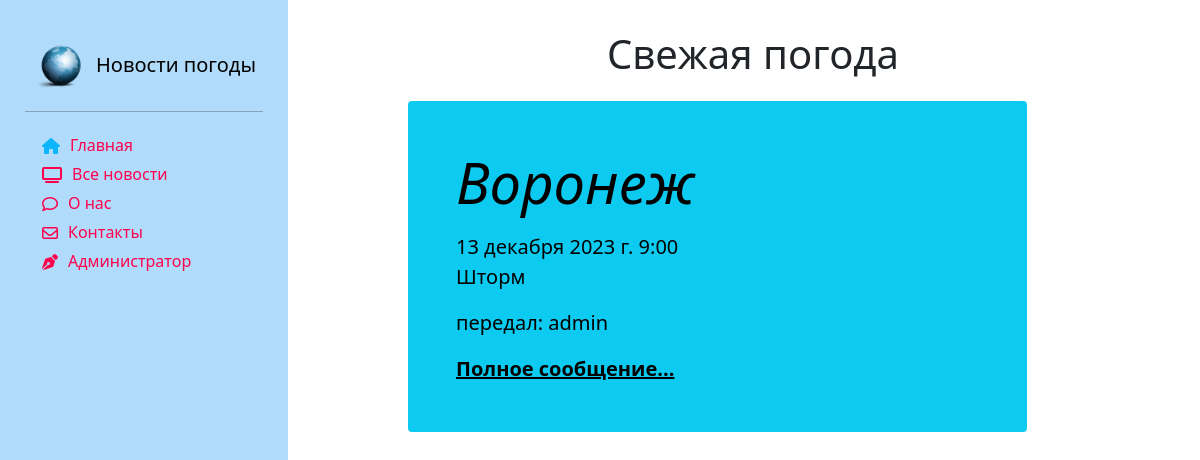
/, run on an earlier commit of the app's database.
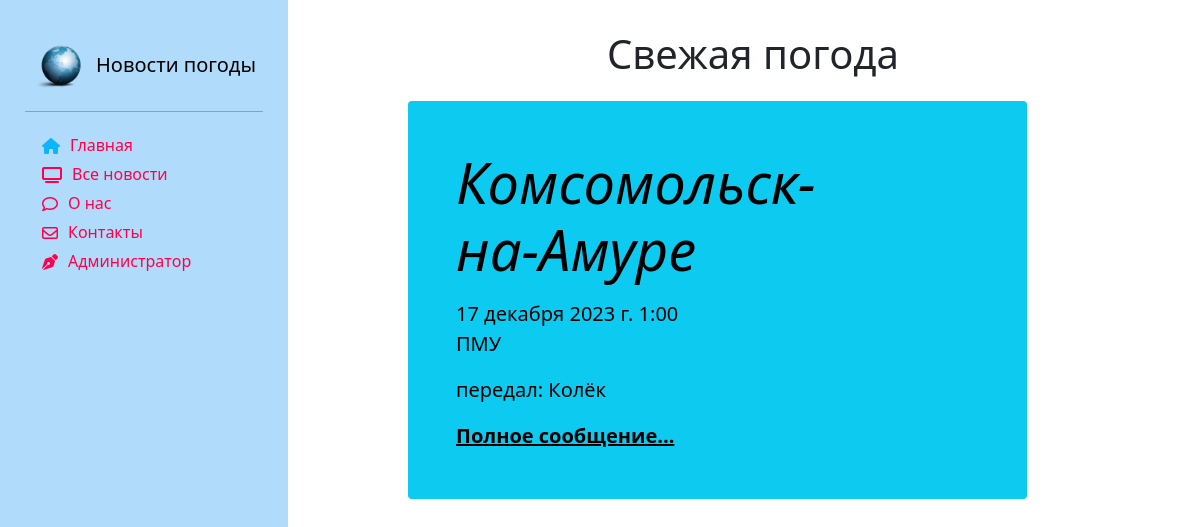
And on a later commit of the database.
### news/models.py (models this page shows, shortened)
class Article(models.Model):
    categories = (('ФП', 'Фактическая погода'),
                  ('ПП', 'Прогноз погоды'),
                  ('ШО', 'Штормовое оповещение'),
                  ('ШП', 'Штормовое предупреждение'))
    author = models.ForeignKey(User, on_delete=models.SET_NULL, null=True, verbose_name='Автор')
    title = models.CharField('Пункт', max_length=50, default='')
    category = models.CharField(choices=categories, max_length=20, verbose_name='Категория сообщения')
    anouncement = models.TextField('Анонс', max_length=250)
    text = models.TextField('Текст сообщения')
    date = models.DateTimeField('Дата наблюдения', auto_created=True)
    tags = models.ManyToManyField(to=Tag, blank=True, verbose_name='Явления')
    def __str__(self):
        return f' {self.title} от: {str(self.date)[:16]}'
    def get_absolute_url(self):
        return f'/news/show/{self.id}'
    class Meta:
        ordering = ['title', 'date']
        verbose_name = 'Сообщение'
        verbose_name_plural ='Сообщения'

### main/views.py (the view)
# urls.py: path('', views.index, name='demo'),
def index(request):
    articles = Article.objects.prefetch_related('tags').all()
    print(articles)
    for a in articles:
        print(a.title, a.tags.all())
    tag_list = Tag.objects.all().values('title')
    print(tag_list)
    author_list = User.objects.all()
    print(author_list)
    article = Article.objects.all().order_by('-date').first()
    context = {'article': article}
    return render(request, 'main/index.html', context)

### main/templates/main/index.html (shortened to what this page needs)
{% extends 'main/base_template.html' %}
{% load static %}
{% load bootstrap5 %}
{% block content %}
    <div class="row">
    <div class="text-center" style="margin-top:30px;">
        <h1>Свежая погода</h1>
    </div>
    <div class="single_news">
        <div class="p-4 p-md-5 text-black rounded bg-info">
            <div class="col-md-6 px-0">
                <h1 class="display-4 fst-italic"> {{ article.title }}</h1>
                <p class="lead my-3">{{ article.date }} {{ article.anouncement }}</p>
                <p class="lead my-3">передал: {{ article.author }} </p>
                <p class="lead mb-0"><a href="{{ article.get_absolute_url }}" class="text-black fw-bold">Полное
                    сообщение...</a></p>
            </div>
        </div>
    </div>
</div>
{% endblock %}

### main/templates/main/base_template.html (shortened to what this page needs)
<!DOCTYPE html>
{% load static %}
{% load bootstrap5 %}
<html lang="ru">
<head>
    <link rel="stylesheet" href="{% static 'main/css/style.css' %}">
    {% bootstrap_css %}
</head>
<body>
            <div class="row">
                    <div class="col-4">
                        <div class="sticky-top">
                            {% include 'main/sidebar.html' %}
                    <div class="col-7">
                        {% block content %}{% endblock %}
                    </div>
</body>
</html>

### main/templates/main/sidebar.html (shortened to what this page needs)
{% load bootstrap5 %}
{% load static %}
{% bootstrap_css %}
<link rel="stylesheet" href="{% static 'main/css/style.css' %}">
<link href="https://cdn.jsdelivr.net/npm/bootstrap@5.0.0/dist/css/bootstrap.min.css" rel="stylesheet" >
<aside>
    <a href="/" class="d-flex align-items-center mb-3 mb-md-0 me-md-auto text-black text-decoration-none">
        <img  src="{% static 'main' %}/img/News_icon.png" width="40" height="50">
        <span class="fs-5 d-none d-lg-block responsive-title"> Новости погоды</span>
    </a>
    <hr>
        <ul class="nav nav-pills flex-column mb-auto">
              <li class="nav-item">
                  <a href="{% url 'home' %}" {% if request.path == 'home' %} class="link-active" aria-current="page" {% endif %}>
                        <i class="fa-solid fa-home menu-icon {% if request.resolver_match.view_name  == 'home' %} link-active {% endif %}" ></i>
                        <div class="d-none d-lg-block"> Главная</div>
                  </a>
              </li>
              <li class="nav-item">
                  <a href="{% url 'news_index' %}" {% if request.path == '/news/show' %} class="link-active" aria-current="page" {% endif %}>
                        <i class="fa-solid fa-tv menu-icon {% if request.resolver_match.view_name  == '/news_index/' %} link-active {% endif %}"></i>
                        <div class="d-none d-lg-block"> Все новости</div>
                  </a>
              </li>
              <li class="nav-item">
                  <a href="{% url 'about' %}" {% if request.path == '/about/' %} class="link-active" aria-current="page" {% endif %}>
                        <i class="fa-sharp fa-regular fa-comment menu-icon {% if request.resolver_match.view_name  == '/about/' %} link-active {% endif %}"></i>
                        <div class="d-none d-lg-block"> О нас </div>
                  </a>
              </li>
              <li class="nav-item">
                  <a href="{% url 'contacts' %}" {% if request.path == '/contacts/' %} class="link-active" aria-current="page" {% endif %}>
                        <i class="fa-regular fa-envelope menu-icon {% if request.resolver_match.view_name  == '/contacts/' %} link-active {% endif %}"></i>
                        <div class="d-none d-lg-block"> Контакты </div>
                  </a>
              </li>
              <li class="nav-item">
                  <a href="/admin/" >
                        <i class="fa fa-pen-nib menu-icon {% if request.resolver_match.view_name  == '/admin/' %} link-active {% endif %}"></i>
                        <div class="d-none d-lg-block"> Администратор </div>
                  </a>
              </li>
       </ul>
</aside>
</body>
</html>

### main/static/main/css/style.css (style rules this page uses)
body { #background-color:#1abaff; }
aside { float: left; background: #97CFF8; */ width: 25%; padding: 1%; height: 100vh; color: black; }
a { text-decoration:none; color:black; }
aside img { padding: 0px 10px; width: auto; height: 50px; float: left; border-radius:5%; }
aside { padding: 35px 25px; background: #B1DBFA; width: 75%; }
aside a { color: #FF004C; outline: none; text-decoration: none; padding: 5px 1px; }
aside li { padding: 5px 17px 0; }
body .single_news { margin-top:15px; float: left; width: 90%; }
.link-active { color: #0db5fc; }
.d-lg-block { float: inline-start; white-space:nowrap; border-right: none; overflow-x:auto; }
.menu-icon { float: inline-start; padding: 5px 10px 0 0; border-right: 5px; }
@media (max-width: 1339.98px) { .responsive-title { white-space:normal; } }

What changed in the data, as far as the page shows it:
no longer on this page (row unchanged): Article: title "Воронеж", date "13 декабря 2023 г. 9:00", anouncement "Шторм", author "admin"
added Article: title "Комсомольск-на-Амуре", date "17 декабря 2023 г. 1:00", anouncement "ПМУ", author "Колёк"
